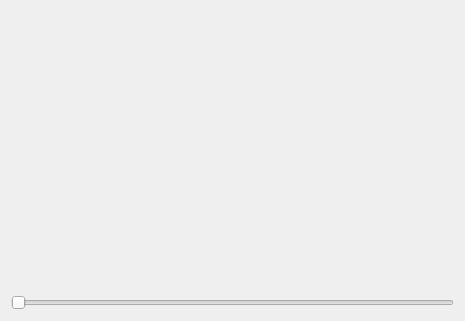
<?xml version="1.0" encoding="UTF-8"?>
<ui version="4.0">
 <class>TTKSpeedMeterWindow</class>
 <widget class="QMainWindow" name="TTKSpeedMeterWindow">
  <property name="geometry">
   <rect>
    <x>0</x>
    <y>0</y>
    <width>465</width>
    <height>321</height>
   </rect>
  </property>
  <property name="windowTitle">
   <string>TTKSpeedMeterWidget</string>
  </property>
  <widget class="QWidget" name="centralWidget">
   <layout class="QVBoxLayout" name="verticalLayout">
    <item>
     <widget class="TTKSpeedMeterWidget" name="widget" native="true"/>
    </item>
    <item>
     <widget class="QSlider" name="horizontalSlider">
      <property name="maximum">
       <number>100</number>
      </property>
      <property name="orientation">
       <enum>Qt::Horizontal</enum>
      </property>
     </widget>
    </item>
   </layout>
  </widget>
 </widget>
 <layoutdefault spacing="6" margin="11"/>
 <customwidgets>
  <customwidget>
   <class>TTKSpeedMeterWidget</class>
   <extends>QWidget</extends>
   <header>ttkspeedmeterwidget.h</header>
   <container>1</container>
  </customwidget>
 </customwidgets>
 <resources/>
 <connections/>
</ui>
